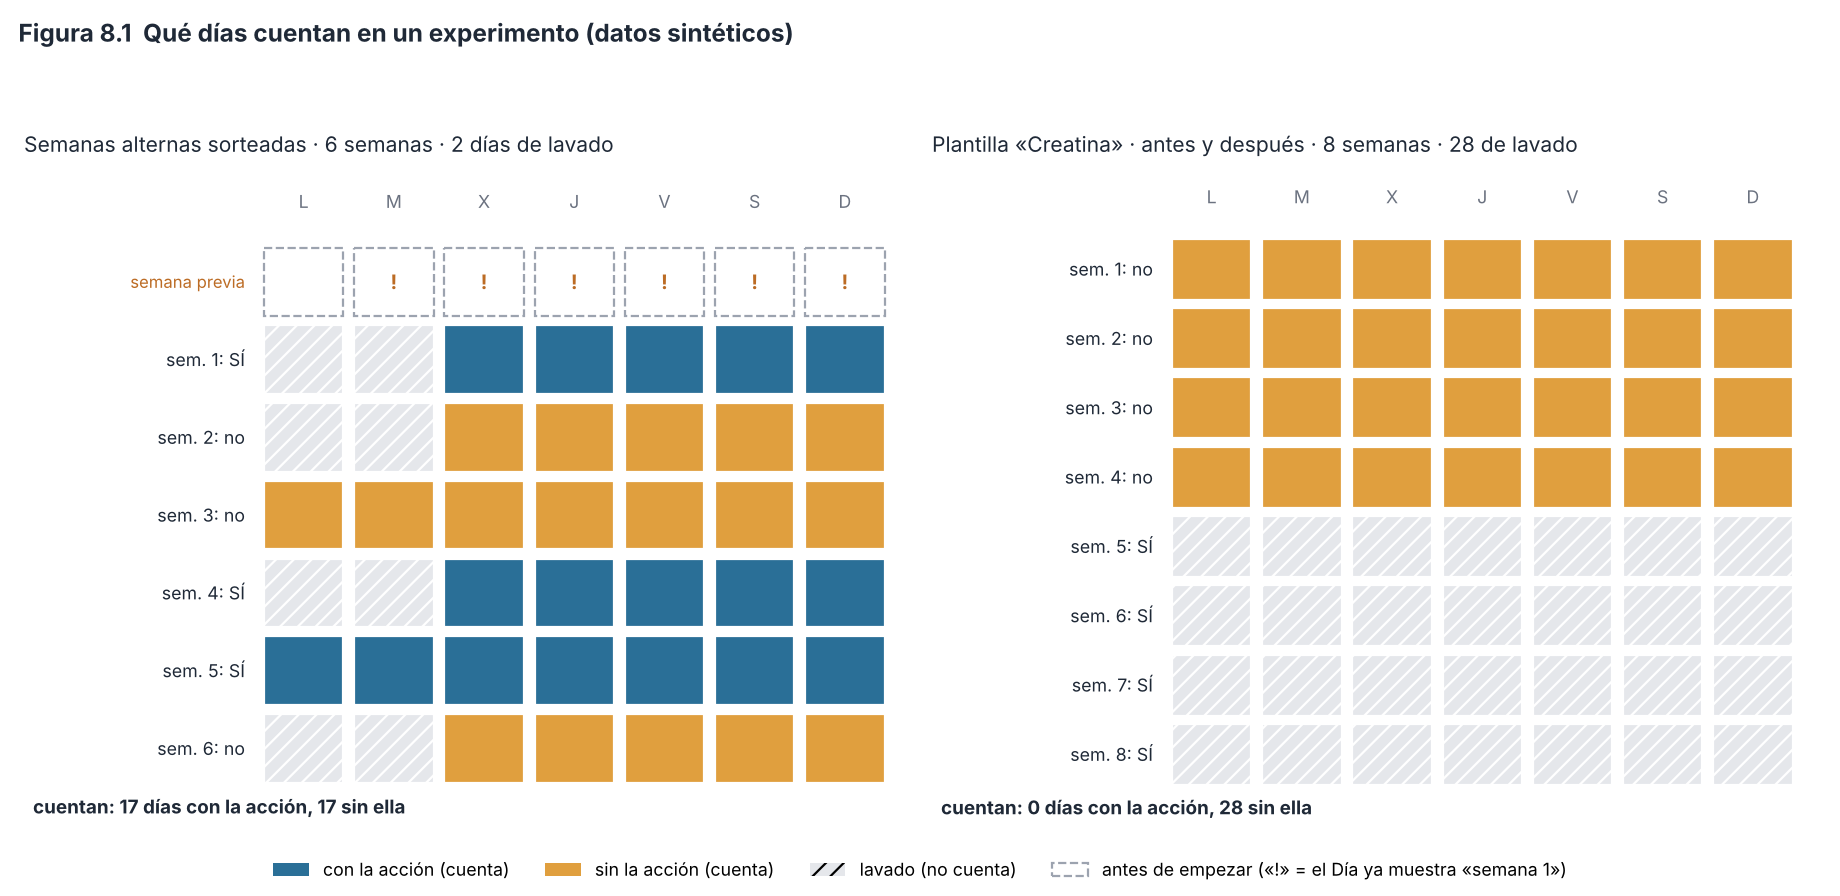

Python code for this plot:
"""Figura 8.1 - Calendario de dos experimentos SINTÉTICOS con las reglas de Experimentos.toca / enLavado
(data/Lote3.kt) y del aviso del Día (ui/pantallas/Dia.kt). Uso: python fig14_calendario_experimento.py [salida.png]"""
import sys
import matplotlib
matplotlib.use("Agg")
import matplotlib.pyplot as plt
from matplotlib.patches import Rectangle

def en_lavado(plan, lavado, d):
    """Copia de Experimentos.enLavado: los primeros `lavado` días tras cada cambio (y tras empezar con la acción)."""
    if lavado <= 0: return False
    cambios = ([0] if plan[0] else []) + [k * 7 for k in range(1, len(plan)) if plan[k] != plan[k - 1]]
    return any(0 <= d - c < lavado for c in cambios)

CON, SIN, LAV = "#2a6f97", "#e09f3e", "#e5e7eb"
DIAS = ["L", "M", "X", "J", "V", "S", "D"]

def calendario(ax, plan, lavado, titulo, semana_previa=False):
    filas = len(plan) + (1 if semana_previa else 0)
    ax.set_xlim(-2.6, 7.2); ax.set_ylim(filas + .2, -1.0); ax.axis("off")
    for j, n in enumerate(DIAS): ax.text(j + .5, -.45, n, ha="center", fontsize=8, color="#6b7280")
    con = sin = 0
    if semana_previa:
        for j in range(7):
            ax.add_patch(Rectangle((j + .06, .06), .88, .88, fc="white", ec="#9ca3af", ls="--"))
            if j >= 1: ax.text(j + .5, .5, "!", ha="center", va="center", fontsize=9, color="#bc6c25", weight="bold")
        ax.text(-.15, .5, "semana previa", ha="right", va="center", fontsize=7.5, color="#bc6c25")
    off = 1 if semana_previa else 0
    for s, toca in enumerate(plan):
        ax.text(-.15, s + off + .5, f"sem. {s + 1}: {'SÍ' if toca else 'no'}", ha="right", va="center", fontsize=8, color="#1f2937")
        for j in range(7):
            d = s * 7 + j; lav = en_lavado(plan, lavado, d)
            ax.add_patch(Rectangle((j + .06, s + off + .06), .88, .88, fc=LAV if lav else (CON if toca else SIN), ec="white",
                                   hatch="///" if lav else None))
            if not lav:
                if toca: con += 1
                else: sin += 1
    ax.set_title(titulo, loc="left", fontsize=9.5, color="#1f2937")
    ax.text(-2.5, filas + .1, f"cuentan: {con} días con la acción, {sin} sin ella", fontsize=8.5, color="#1f2937", va="top", weight="bold")
    return con, sin

fig, (a, b) = plt.subplots(1, 2, figsize=(11.5, 5.6), dpi=160)
plan_a = [True, False, False, True, True, False]               # un sorteo posible de 3 «SÍ» y 3 «no»
r1 = calendario(a, plan_a, 2, "Semanas alternas sorteadas · 6 semanas · 2 días de lavado", semana_previa=True)
plan_b = [False] * 4 + [True] * 4                              # plantilla «Creatina»: antes y después, 8 semanas, 28 días de lavado
r2 = calendario(b, plan_b, 28, "Plantilla «Creatina» · antes y después · 8 semanas · 28 de lavado")
hand = [Rectangle((0, 0), 1, 1, fc=CON), Rectangle((0, 0), 1, 1, fc=SIN), Rectangle((0, 0), 1, 1, fc=LAV, hatch="///"),
        Rectangle((0, 0), 1, 1, fc="white", ec="#9ca3af", ls="--")]
fig.legend(hand, ["con la acción (cuenta)", "sin la acción (cuenta)", "lavado (no cuenta)", "antes de empezar («!» = el Día ya muestra «semana 1»)"],
           loc="lower center", ncol=4, fontsize=8, frameon=False)
fig.suptitle("Figura 8.1  Qué días cuentan en un experimento (datos sintéticos)", x=0.01, ha="left", fontsize=11, weight="bold", color="#1f2937")
fig.tight_layout(rect=(0, .06, 1, .94))
fig.savefig(sys.argv[1] if len(sys.argv) > 1 else "fig14_calendario_experimento.png")
print("alterno:", r1, " creatina:", r2)
